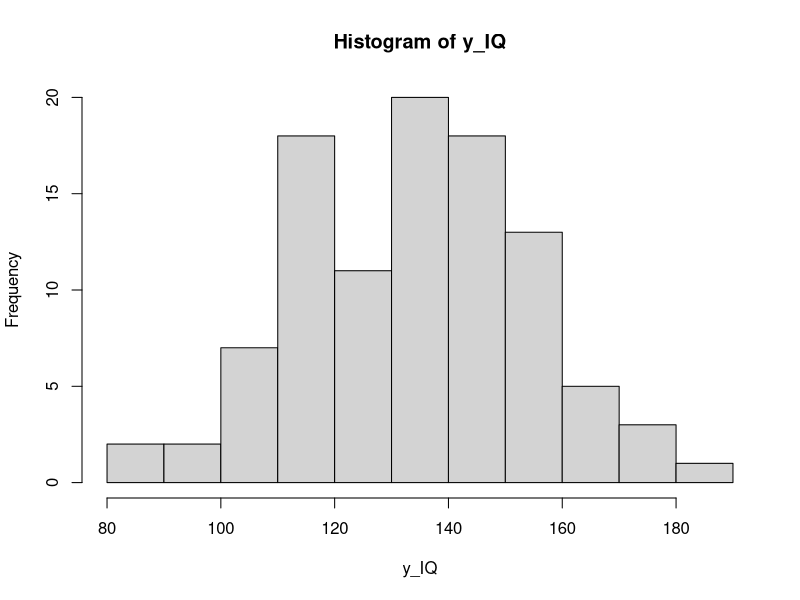
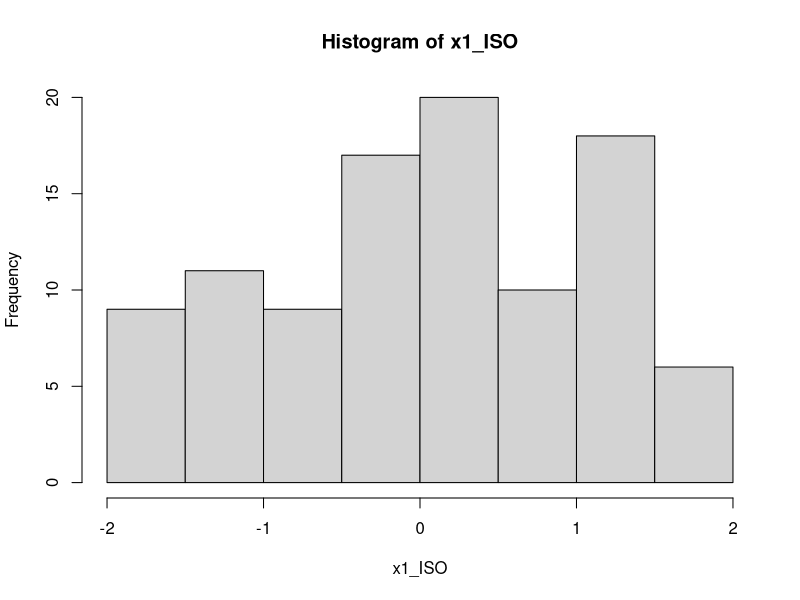
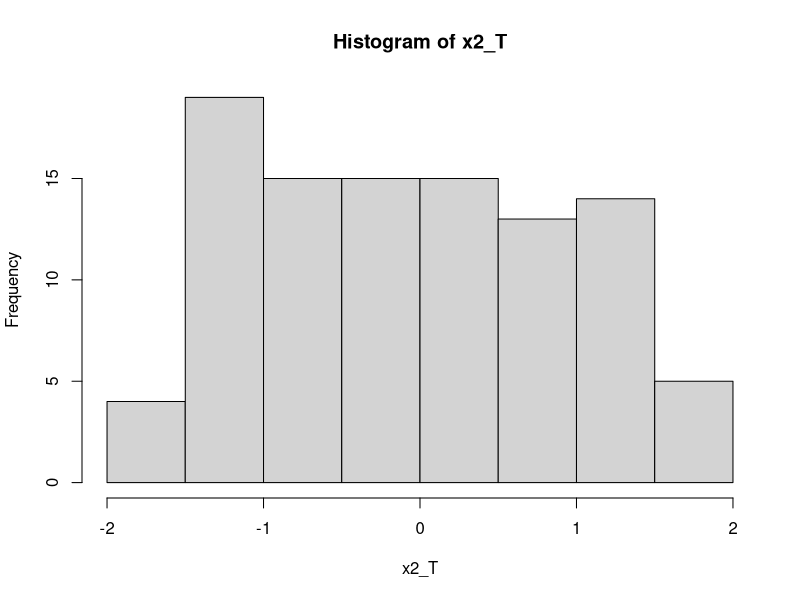
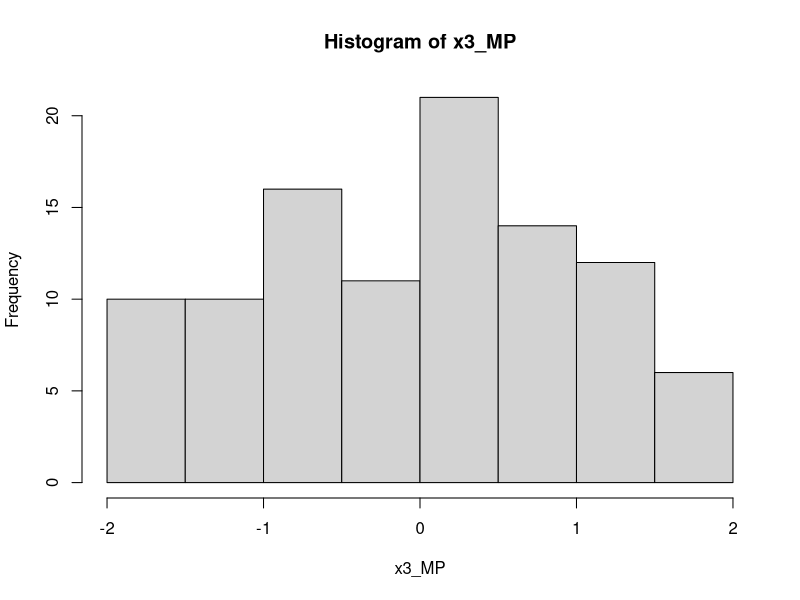
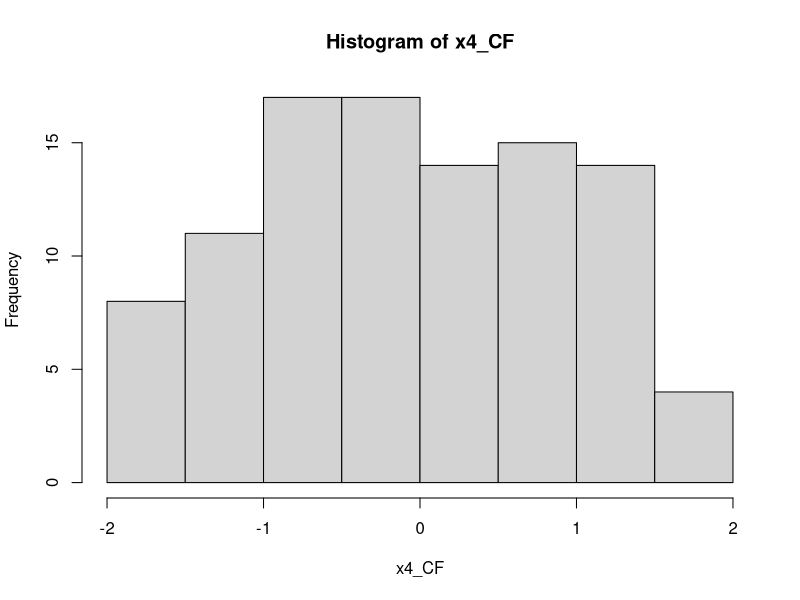
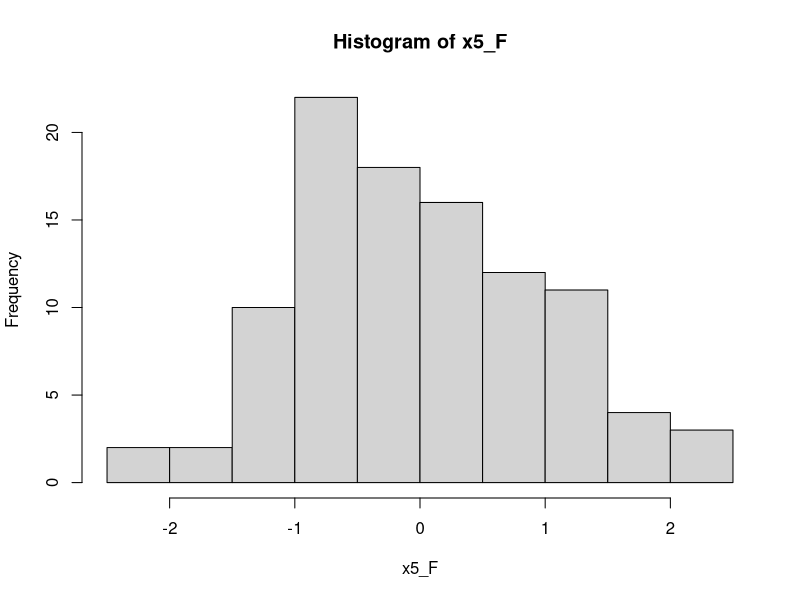
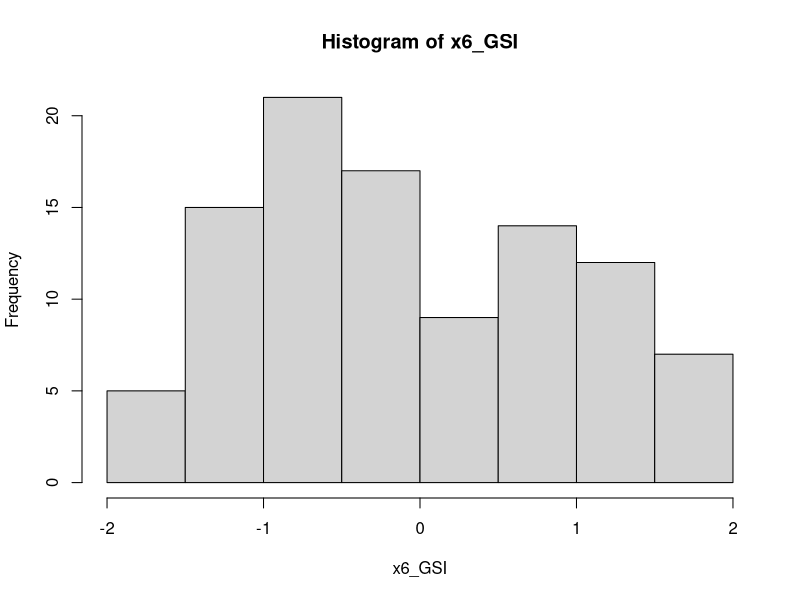
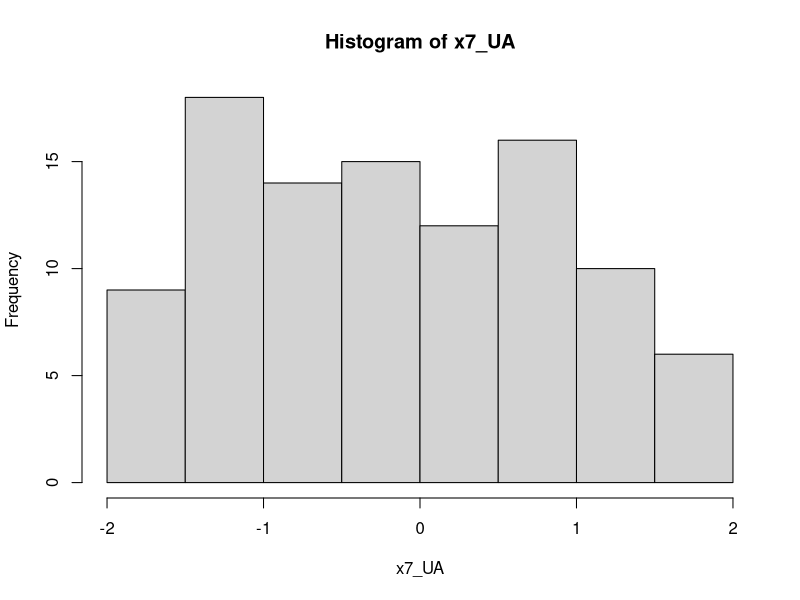

Write R code to recreate these figures, in order. (Note: this script raises an error after producing the figures.)
# Weighs 0 Bytes (or, does it? *moon men starts playing*)

# 0.1.
ds = read.csv("Dataset_N7.csv", header=T)
n <- nrow(ds)
attach(ds)


# 1.1.
ds_sorted = ds[order(y_IQ), ]

head(ds_sorted)
tail(ds_sorted)


# 1.2.
summary(ds)


# 1.3.
hist(y_IQ)
hist(x1_ISO)
hist(x2_T)
hist(x3_MP)
hist(x4_CF)
hist(x5_F)
hist(x6_GSI)
hist(x7_UA)


# 1.4.
boxplot(y_IQ, notch=T)
boxplot(x1_ISO, x2_T, x3_MP, x4_CF, x5_F, x6_GSI, x7_UA,
        notch = TRUE,
        xlab = 'Independent variable',
        ylab = 'Value',
        main = 'Boxplots of Xs',
        names = c("x1_ISO", "x2_T", "x3_MP", "x4_CF", "x5_F", "x6_GSI", "x7_UA")
)


#
plot(ds)
cc = cor(ds)
corrplot(cc, method = 'ellipse')
corrplot.mixed(cc, number.cex=0.8, tl.cex=0.8)

corPlot(cc, cex = 1.1, show.legend=TRUE, main="Correlation plot")



plot(x1_ISO, y_IQ)

plot(x5_F, x7_UA)



# 99.
reg = lm(y_IQ ~ x1_ISO + x2_T + x3_MP + x4_CF + x5_F + x6_GSI + x7_UA, data = ds); summary(reg)
fff = step(y_I, lm(y_IQ ~ x1_ISO + x2_T + x3_MP + x4_CF + x5_F + x6_GSI + x7_UA + I(x1_ISO^2) + I(x2_T^2) + I(x3_MP^2) + I(x4_CF^2) + I(x5_F^2) + I(x6_GSI^2) + I(x7_UA^2) + (x1_ISO + x2_T + x3_MP + x4_CF + x5_F + x6_GSI + x7_UA)^2, data = ds), direction = "both", trace = 1, k = log(n)); summary(fff)
